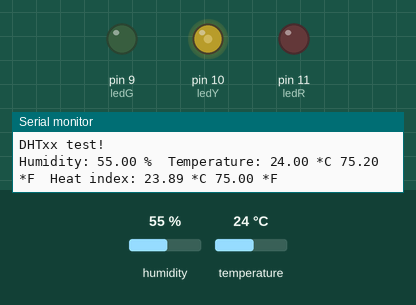
This sketch was run on a simulated Arduino Uno, built with avr-gcc and run on an emulated ATmega328P. Parts: output pins drawn as LEDs (lit = HIGH), the last lines printed to the serial monitor. Inputs (shaded band) come from the test bench; at power-on: temperature 24 °C, humidity 55 %.

Above: at 18.0 s.
18.1 s: temperature set to 20 °C
At 21.4 s:
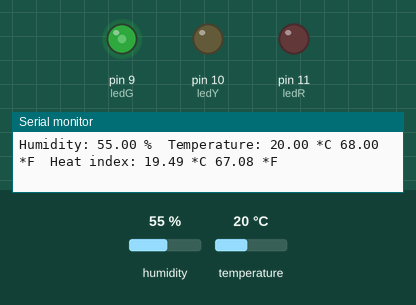
33.1 s: temperature set to 28 °C
At 40.8 s:
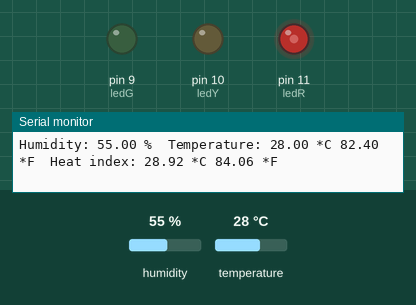
Timing chart, 0 to 42.3 s (numbered marks = the images above; inputs shaded):
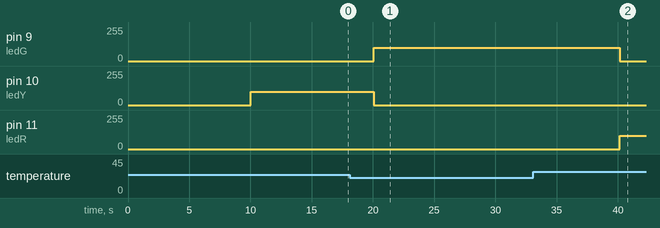

The sketch:

thermometerLedBulbs.ino
```cpp
#include "DHT.h"

#define DHTPIN 2     // what digital pin we're connected to

#define DHTTYPE DHT11   // DHT 11

// Connect pin 1 (on the left) of the sensor to +5V
// NOTE: If using a board with 3.3V logic like an Arduino Due connect pin 1
// to 3.3V instead of 5V!
// Connect pin 2 of the sensor to whatever your DHTPIN is
// Connect pin 4 (on the right) of the sensor to GROUND
// Connect a 10K resistor from pin 2 (data) to pin 1 (power) of the sensor

// Initialize DHT sensor.
// Note that older versions of this library took an optional third parameter to
// tweak the timings for faster processors.  This parameter is no longer needed
// as the current DHT reading algorithm adjusts itself to work on faster procs.
DHT dht(DHTPIN, DHTTYPE);

// the PWM pin the LED is attached to
int ledG = 9;
int ledY = 10;
int ledR = 11;
int brtG = 100;
int brtY = 100;
int brtR = 100;

void setup() {
  Serial.begin(9600);
  Serial.println("DHTxx test!");
  dht.begin();
  // declare led pins to be outputs:
  pinMode(ledG, OUTPUT);
  pinMode(ledY, OUTPUT);
  pinMode(ledR, OUTPUT);
}

void loop() {
  // Wait a few seconds between measurements.
  delay(10000);

  // Reading temperature or humidity takes about 250 milliseconds!
  // Sensor readings may also be up to 2 seconds 'old' (its a very slow sensor)
  float h = dht.readHumidity();
  // Read temperature as Celsius (the default)
  float t = dht.readTemperature();
  // Read temperature as Fahrenheit (isFahrenheit = true)
  float f = dht.readTemperature(true);

  // Check if any reads failed and exit early (to try again).
  if (isnan(h) || isnan(t) || isnan(f)) {
    Serial.println("Failed to read from DHT sensor!");
    return;
  }

  // Compute heat index in Fahrenheit (the default)
  float hif = dht.computeHeatIndex(f, h);
  // Compute heat index in Celsius (isFahreheit = false)
  float hic = dht.computeHeatIndex(t, h, false);

  Serial.print("Humidity: ");
  Serial.print(h);
  Serial.print(" %\t");
  Serial.print("Temperature: ");
  Serial.print(t);
  Serial.print(" *C ");
  Serial.print(f);
  Serial.print(" *F\t");
  Serial.print("Heat index: ");
  Serial.print(hic);
  Serial.print(" *C ");
  Serial.print(hif);
  Serial.println(" *F");

  if (t > 24) {
    analogWrite(ledG, 0);
    analogWrite(ledY, 0);
    analogWrite(ledR, brtR);
  } else if (t > 21) {
    analogWrite(ledG, 0);
    analogWrite(ledY, brtY);
    analogWrite(ledR, 0);
  } else {
    analogWrite(ledG, brtG);
    analogWrite(ledY, 0);
    analogWrite(ledR, 0);
  }
}
```

Measured:
- the behaviour switches between 22 and 21 °C on temperature (found by bisection; images 0 and 1)
- after the input at 18.1 s, pin 9 (ledG): 0/255 → 100/255 after 2.0 s; pin 10 (ledY): 100/255 → 0/255 after 2.0 s
- after the input at 33.1 s, pin 9 (ledG): 100/255 → 0/255 after 7.1 s; pin 11 (ledR): 0/255 → 100/255 after 7.1 s
